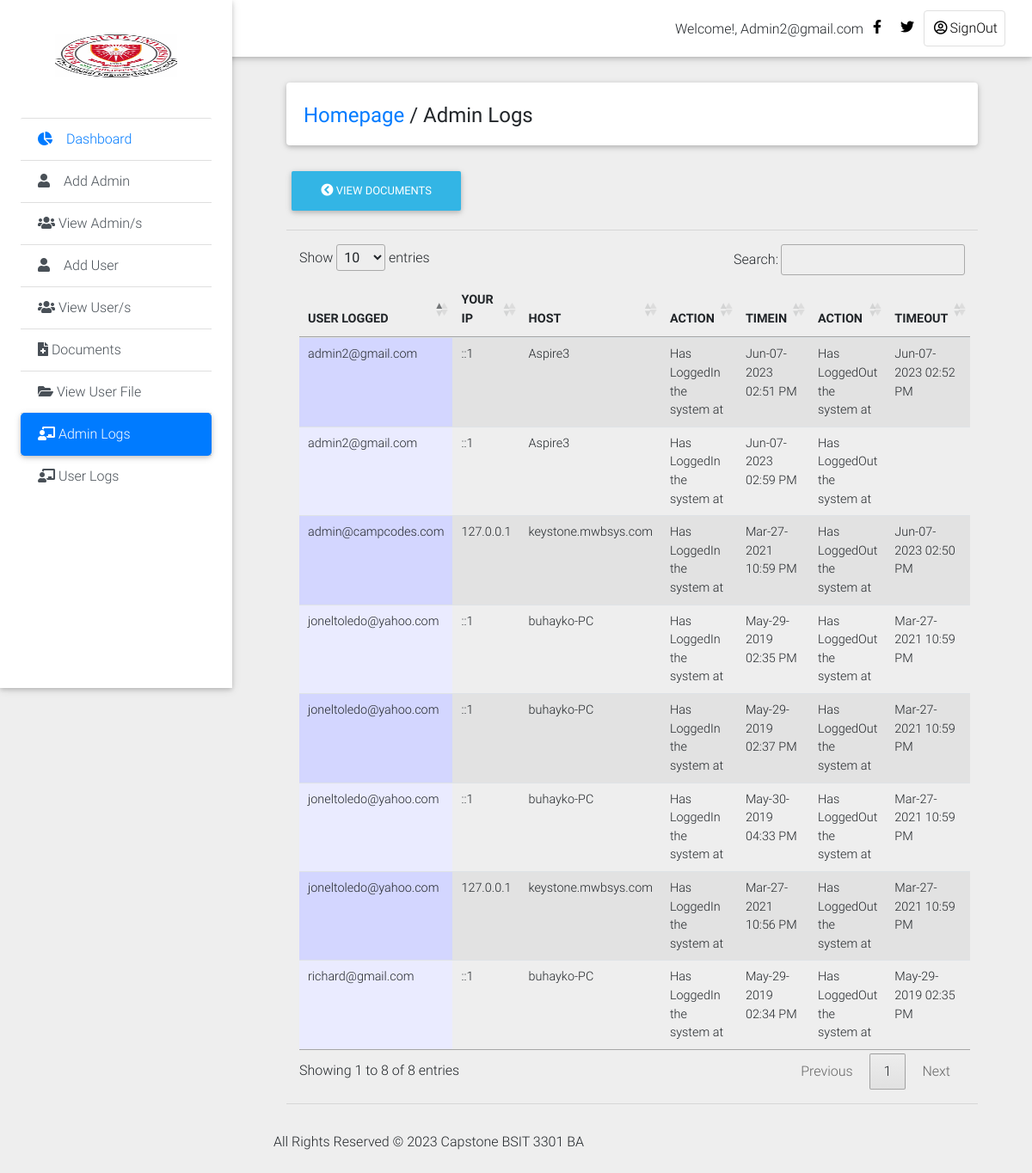
The page /Private_Dashboard/admin_log.php (signed in) on the database its author committed.
### tables this page shows
CREATE TABLE `history_log1` (
  `log_id` int(11) NOT NULL,
  `id` int(11) NOT NULL,
  `admin_user` text NOT NULL,
  `action` varchar(100) NOT NULL,
  `actions` varchar(200) NOT NULL DEFAULT 'Has LoggedOut the system at',
  `ip` text NOT NULL,
  `host` text NOT NULL,
  `login_time` varchar(200) NOT NULL,
  `logout_time` varchar(200) NOT NULL
);

### Private_Dashboard/admin_log.php (the view, shortened to what this page needs)
<!DOCTYPE html>
<html lang="en">
<head>
  <link rel="stylesheet" href="https://use.fontawesome.com/releases/v5.8.1/css/all.css">
  <link href="css/bootstrap.min.css" rel="stylesheet">
  <link href="css/mdb.min.css" rel="stylesheet">
  <link href="css/style.min.css" rel="stylesheet">
    <link rel="stylesheet" type="text/css" href="medias/css/dataTable.css" />
</head>
<body class="grey lighten-3">
  <header>
    <nav class="navbar fixed-top navbar-expand-lg navbar-light white scrolling-navbar">
      <div class="container-fluid">
        <div class="collapse navbar-collapse" id="navbarSupportedContent">
            <?php
             require_once("include/connection.php");
               $id = mysqli_real_escape_string($conn,$_SESSION['admin_user']);
              $r = mysqli_query($conn,"SELECT * FROM admin_login where id = '$id'") or die (mysqli_error($con));
              $row = mysqli_fetch_array($r);
               $id=$row['admin_user'];
            ?>
          <ul class="navbar-nav nav-flex-icons">
                <li style="margin-top: 10px;">Welcome!,</font> <?php echo ucwords(htmlentities($id)); ?></li>
            <li class="nav-item">
              <a href="#" class="nav-link waves-effect" target="_blank">
                <i class="fab fa-facebook-f"></i>
              </a>
            </li>
            <li class="nav-item">
              <a href="#" class="nav-link waves-effect" target="_blank">
                <i class="fab fa-twitter"></i>
              </a>
            </li>
            <li class="nav-item">
              <a href="logout.php" class="nav-link border border-light rounded waves-effect">
               <i class="far fa-user-circle"></i>SignOut
              </a>
            </li>
          </ul>
        </div>
      </div>
    </nav>
    <div class="sidebar-fixed position-fixed">
      <a class="logo-wrapper waves-effect">
        <img src="img/images.jpg" width="150px" height="200px;" class="img-fluid" alt="">
      </a>
     <div class="list-group list-group-flush">
        <a href="dashboard.php" class="list-group-item waves-effect">
          <i class="fas fa-chart-pie mr-3"></i>Dashboard
        </a>
         <a href="#" class="list-group-item list-group-item-action waves-effect"  data-toggle="modal" data-target="#modalRegisterForm">
          <i class="fas fa-user mr-3"></i>Add Admin</a>
            <a href="view_admin.php" class="list-group-item list-group-item-action waves-effect">
          <i class="fas fa-users"></i> View Admin/s</a>
        <a href="#" class="list-group-item list-group-item-action waves-effect" data-toggle="modal" data-target="#modalRegisterForm2">
          <i class="fas fa-user mr-3"></i>Add User</a>
           <a href="view_user.php" class="list-group-item list-group-item-action waves-effect">
          <i class="fas fa-users"></i>  View User/s</a>
        <a href="add_document.php" class="list-group-item list-group-item-action waves-effect">
          <i class="fas fa-file-medical"></i> Documents</a>
        <a href="view_userfile.php" class="list-group-item list-group-item-action waves-effect">
          <i class="fas fa-folder-open"></i> View User File</a>
            <a href="admin_log.php" class="list-group-item list-group-item-action active waves-effect">
          <i class="fas fa-chalkboard-teacher"></i> Admin Logs</a>
              <a href="user_log.php" class="list-group-item list-group-item-action waves-effect">
          <i class="fas fa-chalkboard-teacher"></i> User Logs</a>
      </div>
    </div>
  </header>
  <main class="pt-5 mx-lg-5">
    <div class="container-fluid mt-5">
      <div class="card mb-4 wow fadeIn">
        <div class="card-body d-sm-flex justify-content-between">
          <h4 class="mb-2 mb-sm-0 pt-1">
            <a href="dashboard.php">Homepage</a>
            <span>/</span>
            <span>Admin Logs</span>
          </h4>
        </div>
      </div>
      <div class="">
    <a href="add_document.php"><button type="button" class="btn btn-info"><i class="fas fa-chevron-circle-left"></i>  View Documents</button></a>
    </div>
<hr>
 <div class="col-md-12">
  <table id="dtable" class = "table table-striped" style="">
     <thead>
    <th>USER LOGGED</th>
     <th>YOUR IP</th>
     <th>HOST</th>
     <th>ACTION</th>
     <th>TIMEIN</th>
     <th>ACTION</th>
     <th>TIMEOUT</th>
</thead>
<tbody>
    <tr>
        <?php
        require_once("include/connection.php");
      $query = mysqli_query($conn,"SELECT * from history_log1") or die (mysqli_error($conn));
      while($file=mysqli_fetch_array($query)){
         $name =  $file['admin_user'];
         $ip =  $file['ip'];
         $host =  $file['host'];
         $action =  $file['action'];
         $logintime =  $file['login_time'];
         $actions =  $file['actions'];
         $logouttime =  $file['logout_time'];
      ?>
      <td><?php echo $name; ?></td>
       <td><?php echo $ip; ?></td>
      <td><?php echo $host; ?></td>
      <td><?php echo $action; ?></td>
      <td><?php echo $logintime; ?></td>
      <td><?php echo $actions; ?></td>
      <td><?php echo $logouttime; ?></td>
    </tr>
<?php } ?>
</tbody>
   </table>
    </div>
    <hr></div>
    <div class="footer-copyright py-3">
     <p>All Rights Reserved &copy; <?php echo date('Y');?> Capstone BSIT 3301 BA</p>
    </div>
<link rel="stylesheet" type="text/css" href="https://cdn.datatables.net/1.10.9/css/jquery.dataTables.min.css"/>
<link rel="stylesheet" type="text/css" href="https://cdn.datatables.net/responsive/1.0.3/css/dataTables.responsive.css">
</body>
</html>

### Private_Dashboard/medias/css/dataTable.css (style rules this page uses)
.sorting_asc { background: url('../images/sort_asc.png') no-repeat center right; }
.sorting { background: url('../images/sort_both.png') no-repeat center right; }
tr.even { background-color: white; }
tr.odd td.sorting_1 { background-color: #D3D6FF; }
tr.even td.sorting_1 { background-color: #EAEBFF; }

### rows shown on the page
history_log1: admin_user "richard@gmail.com", ip "::1", host "buhayko-PC", action "Has LoggedIn the system at", login_time "May-29-2019 02:34 PM", actions "Has LoggedOut the system at", logout_time "May-29-2019 02:35 PM"
history_log1: admin_user "joneltoledo@yahoo.com", ip "::1", host "buhayko-PC", action "Has LoggedIn the system at", login_time "May-29-2019 02:35 PM", actions "Has LoggedOut the system at", logout_time "Mar-27-2021 10:59 PM"
history_log1: admin_user "joneltoledo@yahoo.com", ip "::1", host "buhayko-PC", action "Has LoggedIn the system at", login_time "May-29-2019 02:37 PM", actions "Has LoggedOut the system at", logout_time "Mar-27-2021 10:59 PM"
history_log1: admin_user "joneltoledo@yahoo.com", ip "::1", host "buhayko-PC", action "Has LoggedIn the system at", login_time "May-30-2019 04:33 PM", actions "Has LoggedOut the system at", logout_time "Mar-27-2021 10:59 PM"
history_log1: admin_user "joneltoledo@yahoo.com", ip "127.0.0.1", host "keystone.mwbsys.com", action "Has LoggedIn the system at", login_time "Mar-27-2021 10:56 PM", actions "Has LoggedOut the system at", logout_time "Mar-27-2021 10:59 PM"
history_log1: admin_user "admin@campcodes.com", ip "127.0.0.1", host "keystone.mwbsys.com", action "Has LoggedIn the system at", login_time "Mar-27-2021 10:59 PM", actions "Has LoggedOut the system at", logout_time "Jun-07-2023 02:50 PM"
history_log1: admin_user "admin2@gmail.com", ip "::1", host "Aspire3", action "Has LoggedIn the system at", login_time "Jun-07-2023 02:51 PM", actions "Has LoggedOut the system at", logout_time "Jun-07-2023 02:52 PM"
history_log1: admin_user "admin2@gmail.com", ip "::1", host "Aspire3", action "Has LoggedIn the system at", login_time "Jun-07-2023 02:59 PM", actions "Has LoggedOut the system at"

### other values the page prints
$id "Admin2@gmail.com"
